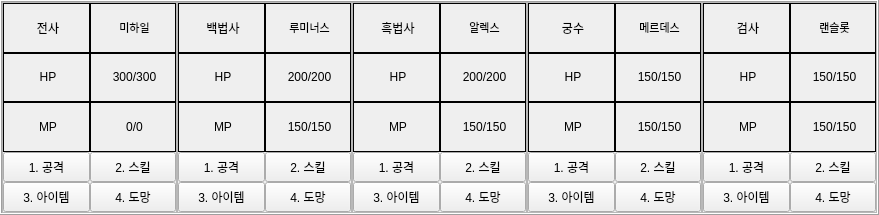
     <widget class="QFrame" name="MainFrame_Bottom">
      <property name="minimumSize">
       <size>
        <width>0</width>
        <height>215</height>
       </size>
      </property>
      <property name="maximumSize">
       <size>
        <width>16777215</width>
        <height>320</height>
       </size>
      </property>
      <property name="frameShape">
       <enum>QFrame::Box</enum>
      </property>
      <property name="frameShadow">
       <enum>QFrame::Raised</enum>
      </property>
      <layout class="QGridLayout" name="gridLayout_23">
       <property name="leftMargin">
        <number>0</number>
       </property>
       <property name="topMargin">
        <number>0</number>
       </property>
       <property name="rightMargin">
        <number>0</number>
       </property>
       <property name="bottomMargin">
        <number>0</number>
       </property>
       <property name="horizontalSpacing">
        <number>0</number>
       </property>
       <property name="verticalSpacing">
        <number>6</number>
       </property>
       <item row="0" column="0">
        <widget class="QFrame" name="Frame_Class1_Status">
         <property name="minimumSize">
          <size>
           <width>175</width>
           <height>148</height>
          </size>
         </property>
         <property name="maximumSize">
          <size>
           <width>16777215</width>
           <height>16777215</height>
          </size>
         </property>
         <property name="frameShape">
          <enum>QFrame::StyledPanel</enum>
         </property>
         <property name="frameShadow">
          <enum>QFrame::Raised</enum>
         </property>
         <layout class="QGridLayout" name="gridLayout_24">
          <property name="leftMargin">
           <number>0</number>
          </property>
          <property name="topMargin">
           <number>0</number>
          </property>
          <property name="rightMargin">
           <number>0</number>
          </property>
          <property name="bottomMargin">
           <number>0</number>
          </property>
          <property name="spacing">
           <number>0</number>
          </property>
          <item row="0" column="0">
           <widget class="QLabel" name="Status1_1_Class">
            <property name="frameShape">
             <enum>QFrame::Box</enum>
            </property>
            <property name="text">
             <string>&lt;html&gt;&lt;head/&gt;&lt;body&gt;&lt;p align=&quot;center&quot;&gt;전사&lt;/p&gt;&lt;/body&gt;&lt;/html&gt;</string>
            </property>
           </widget>
          </item>
          <item row="0" column="1">
           <widget class="QLabel" name="Status1_1_Name">
            <property name="frameShape">
             <enum>QFrame::Box</enum>
            </property>
            <property name="text">
             <string>&lt;html&gt;&lt;head/&gt;&lt;body&gt;&lt;p align=&quot;center&quot;&gt;&lt;span style=&quot; font-size:8pt;&quot;&gt;미하일&lt;/span&gt;&lt;/p&gt;&lt;/body&gt;&lt;/html&gt;</string>
            </property>
           </widget>
          </item>
          <item row="1" column="1">
           <widget class="QLabel" name="Status1_2_HpValue">
            <property name="styleSheet">
             <string notr="true"/>
            </property>
            <property name="frameShape">
             <enum>QFrame::Box</enum>
            </property>
            <property name="text">
             <string>&lt;html&gt;&lt;head/&gt;&lt;body&gt;&lt;p align=&quot;center&quot;&gt;300/300&lt;/p&gt;&lt;/body&gt;&lt;/html&gt;</string>
            </property>
           </widget>
          </item>
          <item row="1" column="0">
           <widget class="QLabel" name="Status1_2_Hp">
            <property name="frameShape">
             <enum>QFrame::Box</enum>
            </property>
            <property name="text">
             <string>&lt;html&gt;&lt;head/&gt;&lt;body&gt;&lt;p align=&quot;center&quot;&gt;HP&lt;/p&gt;&lt;/body&gt;&lt;/html&gt;</string>
            </property>
           </widget>
          </item>
          <item row="2" column="0">
           <widget class="QLabel" name="Status1_3_Mp">
            <property name="frameShape">
             <enum>QFrame::Box</enum>
            </property>
            <property name="text">
             <string>&lt;html&gt;&lt;head/&gt;&lt;body&gt;&lt;p align=&quot;center&quot;&gt;MP&lt;/p&gt;&lt;/body&gt;&lt;/html&gt;</string>
            </property>
           </widget>
          </item>
          <item row="2" column="1">
           <widget class="QLabel" name="Status1_3_MpValue">
            <property name="frameShape">
             <enum>QFrame::Box</enum>
            </property>
            <property name="text">
             <string>&lt;html&gt;&lt;head/&gt;&lt;body&gt;&lt;p align=&quot;center&quot;&gt;0/0&lt;/p&gt;&lt;/body&gt;&lt;/html&gt;</string>
            </property>
           </widget>
          </item>
          <item row="7" column="0">
           <widget class="QPushButton" name="Status1_Action1_Attack">
            <property name="minimumSize">
             <size>
              <width>0</width>
              <height>30</height>
             </size>
            </property>
            <property name="text">
             <string>1. 공격</string>
            </property>
            <property name="checkable">
             <bool>true</bool>
            </property>
           </widget>
          </item>
          <item row="7" column="1">
           <widget class="QPushButton" name="Status1_Action2_Skill">
            <property name="enabled">
             <bool>true</bool>
            </property>
            <property name="minimumSize">
             <size>
              <width>0</width>
              <height>30</height>
             </size>
            </property>
            <property name="text">
             <string>2. 스킬</string>
            </property>
            <property name="checkable">
             <bool>true</bool>
            </property>
            <property name="checked">
             <bool>false</bool>
            </property>
           </widget>
          </item>
          <item row="9" column="0">
           <widget class="QPushButton" name="Status1_Action3_Item">
            <property name="minimumSize">
             <size>
              <width>0</width>
              <height>30</height>
             </size>
            </property>
            <property name="text">
             <string>3. 아이템</string>
            </property>
            <property name="checkable">
             <bool>true</bool>
            </property>
           </widget>
          </item>
          <item row="9" column="1">
           <widget class="QPushButton" name="Status1_Action4_Run">
            <property name="minimumSize">
             <size>
              <width>0</width>
              <height>30</height>
             </size>
            </property>
            <property name="text">
             <string>4. 도망</string>
            </property>
            <property name="checkable">
             <bool>true</bool>
            </property>
           </widget>
          </item>
         </layout>
        </widget>
       </item>
       <item row="0" column="1">
        <widget class="QFrame" name="Frame_Class2_Status">
         <property name="minimumSize">
          <size>
           <width>175</width>
           <height>148</height>
          </size>
         </property>
         <property name="maximumSize">
          <size>
           <width>16777215</width>
           <height>16777215</height>
          </size>
         </property>
         <property name="frameShape">
          <enum>QFrame::StyledPanel</enum>
         </property>
         <property name="frameShadow">
          <enum>QFrame::Raised</enum>
         </property>
         <layout class="QGridLayout" name="gridLayout_25">
          <property name="leftMargin">
           <number>0</number>
          </property>
          <property name="topMargin">
           <number>0</number>
          </property>
          <property name="rightMargin">
           <number>0</number>
          </property>
          <property name="bottomMargin">
           <number>0</number>
          </property>
          <property name="spacing">
           <number>0</number>
          </property>
          <item row="2" column="0">
           <widget class="QLabel" name="Status2_3_Mp">
            <property name="frameShape">
             <enum>QFrame::Box</enum>
            </property>
            <property name="text">
             <string>&lt;html&gt;&lt;head/&gt;&lt;body&gt;&lt;p align=&quot;center&quot;&gt;MP&lt;/p&gt;&lt;/body&gt;&lt;/html&gt;</string>
            </property>
           </widget>
          </item>
          <item row="1" column="1">
           <widget class="QLabel" name="Status2_2_HpValue">
            <property name="frameShape">
             <enum>QFrame::Box</enum>
            </property>
            <property name="text">
             <string>&lt;html&gt;&lt;head/&gt;&lt;body&gt;&lt;p align=&quot;center&quot;&gt;200/200&lt;/p&gt;&lt;/body&gt;&lt;/html&gt;</string>
            </property>
           </widget>
          </item>
          <item row="1" column="0">
           <widget class="QLabel" name="Status2_2_Hp">
            <property name="frameShape">
             <enum>QFrame::Box</enum>
            </property>
            <property name="text">
             <string>&lt;html&gt;&lt;head/&gt;&lt;body&gt;&lt;p align=&quot;center&quot;&gt;HP&lt;/p&gt;&lt;/body&gt;&lt;/html&gt;</string>
            </property>
           </widget>
          </item>
          <item row="9" column="1">
           <widget class="QPushButton" name="Status2_Action4_Run">
            <property name="minimumSize">
             <size>
              <width>0</width>
              <height>30</height>
             </size>
            </property>
            <property name="text">
             <string>4. 도망</string>
            </property>
            <property name="checkable">
             <bool>true</bool>
            </property>
           </widget>
          </item>
          <item row="7" column="1">
           <widget class="QPushButton" name="Status2_Action2_Skill">
            <property name="minimumSize">
             <size>
              <width>0</width>
              <height>30</height>
             </size>
            </property>
            <property name="text">
             <string>2. 스킬</string>
            </property>
            <property name="checkable">
             <bool>true</bool>
            </property>
           </widget>
          </item>
          <item row="2" column="1">
           <widget class="QLabel" name="Status2_3_MpValue">
            <property name="frameShape">
             <enum>QFrame::Box</enum>
            </property>
            <property name="text">
             <string>&lt;html&gt;&lt;head/&gt;&lt;body&gt;&lt;p align=&quot;center&quot;&gt;150/150&lt;/p&gt;&lt;/body&gt;&lt;/html&gt;</string>
            </property>
           </widget>
          </item>
          <item row="9" column="0">
           <widget class="QPushButton" name="Status2_Action3_Item">
            <property name="minimumSize">
             <size>
              <width>0</width>
              <height>30</height>
             </size>
            </property>
            <property name="text">
             <string>3. 아이템</string>
            </property>
            <property name="checkable">
             <bool>true</bool>
            </property>
           </widget>
          </item>
          <item row="7" column="0">
           <widget class="QPushButton" name="Status2_Action1_Attack">
            <property name="minimumSize">
             <size>
              <width>0</width>
              <height>30</height>
             </size>
            </property>
            <property name="text">
             <string>1. 공격</string>
            </property>
            <property name="checkable">
             <bool>true</bool>
            </property>
           </widget>
          </item>
          <item row="0" column="0">
           <widget class="QLabel" name="Status2_1_Class">
            <property name="frameShape">
             <enum>QFrame::Box</enum>
            </property>
            <property name="text">
             <string>&lt;html&gt;&lt;head/&gt;&lt;body&gt;&lt;p align=&quot;center&quot;&gt;백법사&lt;/p&gt;&lt;/body&gt;&lt;/html&gt;</string>
            </property>
           </widget>
          </item>
          <item row="0" column="1">
           <widget class="QLabel" name="Status2_1_Name">
            <property name="frameShape">
             <enum>QFrame::Box</enum>
            </property>
            <property name="text">
             <string>&lt;html&gt;&lt;head/&gt;&lt;body&gt;&lt;p align=&quot;center&quot;&gt;&lt;span style=&quot; font-size:8pt;&quot;&gt;루미너스&lt;/span&gt;&lt;/p&gt;&lt;/body&gt;&lt;/html&gt;</string>
            </property>
           </widget>
          </item>
         </layout>
        </widget>
       </item>
       <item row="0" column="2">
        <widget class="QFrame" name="Frame_Class3_Status">
         <property name="minimumSize">
          <size>
           <width>175</width>
           <height>148</height>
          </size>
         </property>
         <property name="maximumSize">
          <size>
           <width>16777215</width>
           <height>16777215</height>
          </size>
         </property>
         <property name="frameShape">
          <enum>QFrame::StyledPanel</enum>
         </property>
         <property name="frameShadow">
          <enum>QFrame::Raised</enum>
         </property>
         <layout class="QGridLayout" name="gridLayout_26">
          <property name="leftMargin">
           <number>0</number>
          </property>
          <property name="topMargin">
           <number>0</number>
          </property>
          <property name="rightMargin">
           <number>0</number>
          </property>
          <property name="bottomMargin">
           <number>0</number>
          </property>
          <property name="spacing">
           <number>0</number>
          </property>
          <item row="2" column="0">
           <widget class="QLabel" name="Status3_3_Mp">
            <property name="frameShape">
             <enum>QFrame::Box</enum>
            </property>
            <property name="text">
             <string>&lt;html&gt;&lt;head/&gt;&lt;body&gt;&lt;p align=&quot;center&quot;&gt;MP&lt;/p&gt;&lt;/body&gt;&lt;/html&gt;</string>
            </property>
           </widget>
          </item>
          <item row="1" column="1">
           <widget class="QLabel" name="Status3_2_HpValue">
            <property name="frameShape">
             <enum>QFrame::Box</enum>
            </property>
            <property name="text">
             <string>&lt;html&gt;&lt;head/&gt;&lt;body&gt;&lt;p align=&quot;center&quot;&gt;200/200&lt;/p&gt;&lt;/body&gt;&lt;/html&gt;</string>
            </property>
           </widget>
          </item>
          <item row="1" column="0">
           <widget class="QLabel" name="Status3_2_Hp">
            <property name="frameShape">
             <enum>QFrame::Box</enum>
            </property>
            <property name="text">
             <string>&lt;html&gt;&lt;head/&gt;&lt;body&gt;&lt;p align=&quot;center&quot;&gt;HP&lt;/p&gt;&lt;/body&gt;&lt;/html&gt;</string>
            </property>
           </widget>
          </item>
          <item row="9" column="1">
           <widget class="QPushButton" name="Status3_Action4_Run">
            <property name="minimumSize">
             <size>
              <width>0</width>
              <height>30</height>
             </size>
            </property>
            <property name="text">
             <string>4. 도망</string>
            </property>
            <property name="checkable">
             <bool>true</bool>
            </property>
           </widget>
          </item>
          <item row="7" column="1">
           <widget class="QPushButton" name="Status3_Action2_Skill">
            <property name="minimumSize">
             <size>
              <width>0</width>
              <height>30</height>
             </size>
            </property>
            <property name="text">
             <string>2. 스킬</string>
            </property>
            <property name="checkable">
             <bool>true</bool>
            </property>
           </widget>
          </item>
          <item row="2" column="1">
           <widget class="QLabel" name="Status3_3_MpValue">
            <property name="frameShape">
             <enum>QFrame::Box</enum>
            </property>
            <property name="text">
             <string>&lt;html&gt;&lt;head/&gt;&lt;body&gt;&lt;p align=&quot;center&quot;&gt;150/150&lt;/p&gt;&lt;/body&gt;&lt;/html&gt;</string>
            </property>
           </widget>
          </item>
          <item row="9" column="0">
           <widget class="QPushButton" name="Status3_Action3_Item">
            <property name="minimumSize">
             <size>
              <width>0</width>
              <height>30</height>
             </size>
            </property>
            <property name="text">
             <string>3. 아이템</string>
            </property>
            <property name="checkable">
             <bool>true</bool>
            </property>
           </widget>
          </item>
          <item row="7" column="0">
           <widget class="QPushButton" name="Status3_Action1_Attack">
            <property name="minimumSize">
             <size>
              <width>0</width>
              <height>30</height>
             </size>
            </property>
            <property name="text">
             <string>1. 공격</string>
            </property>
            <property name="checkable">
             <bool>true</bool>
            </property>
           </widget>
          </item>
          <item row="0" column="0">
           <widget class="QLabel" name="Status3_1_Class">
            <property name="frameShape">
             <enum>QFrame::Box</enum>
            </property>
            <property name="text">
             <string>&lt;html&gt;&lt;head/&gt;&lt;body&gt;&lt;p align=&quot;center&quot;&gt;흑법사&lt;/p&gt;&lt;/body&gt;&lt;/html&gt;</string>
            </property>
           </widget>
          </item>
          <item row="0" column="1">
           <widget class="QLabel" name="Status3_1_Name">
            <property name="frameShape">
             <enum>QFrame::Box</enum>
            </property>
            <property name="text">
             <string>&lt;html&gt;&lt;head/&gt;&lt;body&gt;&lt;p align=&quot;center&quot;&gt;&lt;span style=&quot; font-size:8pt;&quot;&gt;알렉스&lt;/span&gt;&lt;/p&gt;&lt;/body&gt;&lt;/html&gt;</string>
            </property>
           </widget>
          </item>
         </layout>
        </widget>
       </item>
       <item row="0" column="3">
        <widget class="QFrame" name="Frame_Class4_Status">
         <property name="minimumSize">
          <size>
           <width>175</width>
           <height>148</height>
          </size>
         </property>
         <property name="maximumSize">
          <size>
           <width>16777215</width>
           <height>16777215</height>
          </size>
         </property>
         <property name="frameShape">
          <enum>QFrame::StyledPanel</enum>
         </property>
         <property name="frameShadow">
          <enum>QFrame::Raised</enum>
         </property>
         <layout class="QGridLayout" name="gridLayout_27">
          <property name="leftMargin">
           <number>0</number>
          </property>
          <property name="topMargin">
           <number>0</number>
          </property>
          <property name="rightMargin">
           <number>0</number>
          </property>
          <property name="bottomMargin">
           <number>0</number>
          </property>
          <property name="spacing">
           <number>0</number>
          </property>
          <item row="0" column="0">
           <widget class="QLabel" name="Status4_1_Class">
            <property name="frameShape">
             <enum>QFrame::Box</enum>
            </property>
            <property name="text">
             <string>&lt;html&gt;&lt;head/&gt;&lt;body&gt;&lt;p align=&quot;center&quot;&gt;궁수&lt;/p&gt;&lt;/body&gt;&lt;/html&gt;</string>
            </property>
           </widget>
          </item>
          <item row="0" column="1">
           <widget class="QLabel" name="Status4_1_Name">
            <property name="frameShape">
             <enum>QFrame::Box</enum>
            </property>
            <property name="text">
             <string>&lt;html&gt;&lt;head/&gt;&lt;body&gt;&lt;p align=&quot;center&quot;&gt;&lt;span style=&quot; font-size:8pt;&quot;&gt;메르데스&lt;/span&gt;&lt;/p&gt;&lt;/body&gt;&lt;/html&gt;</string>
            </property>
           </widget>
          </item>
          <item row="1" column="0">
           <widget class="QLabel" name="Status4_2_Hp">
            <property name="frameShape">
             <enum>QFrame::Box</enum>
            </property>
            <property name="text">
             <string>&lt;html&gt;&lt;head/&gt;&lt;body&gt;&lt;p align=&quot;center&quot;&gt;HP&lt;/p&gt;&lt;/body&gt;&lt;/html&gt;</string>
            </property>
           </widget>
          </item>
          <item row="1" column="1">
           <widget class="QLabel" name="Status4_2_HpValue">
            <property name="frameShape">
             <enum>QFrame::Box</enum>
            </property>
            <property name="text">
             <string>&lt;html&gt;&lt;head/&gt;&lt;body&gt;&lt;p align=&quot;center&quot;&gt;150/150&lt;/p&gt;&lt;/body&gt;&lt;/html&gt;</string>
            </property>
           </widget>
          </item>
          <item row="7" column="1">
           <widget class="QPushButton" name="Status4_Action2_Skill">
            <property name="minimumSize">
             <size>
              <width>0</width>
              <height>30</height>
             </size>
            </property>
            <property name="text">
             <string>2. 스킬</string>
            </property>
            <property name="checkable">
             <bool>true</bool>
            </property>
           </widget>
          </item>
          <item row="9" column="0">
           <widget class="QPushButton" name="Status4_Action3_Item">
            <property name="minimumSize">
             <size>
              <width>0</width>
              <height>30</height>
             </size>
            </property>
            <property name="text">
             <string>3. 아이템</string>
            </property>
            <property name="checkable">
             <bool>true</bool>
            </property>
           </widget>
          </item>
          <item row="2" column="1">
           <widget class="QLabel" name="Status4_3_MpValue">
            <property name="frameShape">
             <enum>QFrame::Box</enum>
            </property>
            <property name="text">
             <string>&lt;html&gt;&lt;head/&gt;&lt;body&gt;&lt;p align=&quot;center&quot;&gt;150/150&lt;/p&gt;&lt;/body&gt;&lt;/html&gt;</string>
            </property>
           </widget>
          </item>
          <item row="7" column="0">
           <widget class="QPushButton" name="Status4_Action1_Attack">
            <property name="minimumSize">
             <size>
              <width>0</width>
              <height>30</height>
             </size>
            </property>
            <property name="text">
             <string>1. 공격</string>
            </property>
            <property name="checkable">
             <bool>true</bool>
            </property>
           </widget>
          </item>
          <item row="2" column="0">
           <widget class="QLabel" name="Status4_3_Mp">
            <property name="frameShape">
             <enum>QFrame::Box</enum>
            </property>
            <property name="text">
             <string>&lt;html&gt;&lt;head/&gt;&lt;body&gt;&lt;p align=&quot;center&quot;&gt;MP&lt;/p&gt;&lt;/body&gt;&lt;/html&gt;</string>
            </property>
           </widget>
          </item>
          <item row="9" column="1">
           <widget class="QPushButton" name="Status4_Action4_Run">
            <property name="minimumSize">
             <size>
              <width>0</width>
              <height>30</height>
             </size>
            </property>
            <property name="text">
             <string>4. 도망</string>
            </property>
            <property name="checkable">
             <bool>true</bool>
            </property>
           </widget>
          </item>
         </layout>
        </widget>
       </item>
       <item row="0" column="4">
        <widget class="QFrame" name="Frame_Class5_Status">
         <property name="minimumSize">
          <size>
           <width>175</width>
           <height>148</height>
          </size>
         </property>
         <property name="maximumSize">
          <size>
           <width>16777215</width>
           <height>16777215</height>
          </size>
         </property>
         <property name="frameShape">
          <enum>QFrame::StyledPanel</enum>
         </property>
         <property name="frameShadow">
          <enum>QFrame::Raised</enum>
         </property>
         <layout class="QGridLayout" name="gridLayout_28">
          <property name="leftMargin">
           <number>0</number>
          </property>
          <property name="topMargin">
           <number>0</number>
          </property>
          <property name="rightMargin">
           <number>0</number>
          </property>
          <property name="bottomMargin">
           <number>0</number>
          </property>
          <property name="spacing">
           <number>0</number>
          </property>
          <item row="2" column="0">
           <widget class="QLabel" name="Status5_3_Mp">
            <property name="frameShape">
             <enum>QFrame::Box</enum>
            </property>
            <property name="text">
             <string>&lt;html&gt;&lt;head/&gt;&lt;body&gt;&lt;p align=&quot;center&quot;&gt;MP&lt;/p&gt;&lt;/body&gt;&lt;/html&gt;</string>
            </property>
           </widget>
          </item>
          <item row="1" column="1">
           <widget class="QLabel" name="Status5_2_HpValue">
            <property name="frameShape">
             <enum>QFrame::Box</enum>
            </property>
            <property name="text">
             <string>&lt;html&gt;&lt;head/&gt;&lt;body&gt;&lt;p align=&quot;center&quot;&gt;150/150&lt;/p&gt;&lt;/body&gt;&lt;/html&gt;</string>
            </property>
           </widget>
          </item>
          <item row="1" column="0">
           <widget class="QLabel" name="Status5_2_Hp">
            <property name="frameShape">
             <enum>QFrame::Box</enum>
            </property>
            <property name="text">
             <string>&lt;html&gt;&lt;head/&gt;&lt;body&gt;&lt;p align=&quot;center&quot;&gt;HP&lt;/p&gt;&lt;/body&gt;&lt;/html&gt;</string>
            </property>
           </widget>
          </item>
          <item row="9" column="1">
           <widget class="QPushButton" name="Status5_Action4_Run">
            <property name="minimumSize">
             <size>
              <width>0</width>
              <height>30</height>
             </size>
            </property>
            <property name="text">
             <string>4. 도망</string>
            </property>
            <property name="checkable">
             <bool>true</bool>
            </property>
           </widget>
          </item>
          <item row="7" column="1">
           <widget class="QPushButton" name="Status5_Action2_Skill">
            <property name="minimumSize">
             <size>
              <width>0</width>
              <height>30</height>
             </size>
            </property>
            <property name="text">
             <string>2. 스킬</string>
            </property>
            <property name="checkable">
             <bool>true</bool>
            </property>
           </widget>
          </item>
          <item row="2" column="1">
           <widget class="QLabel" name="Status5_3_MpValue">
            <property name="frameShape">
             <enum>QFrame::Box</enum>
            </property>
            <property name="text">
             <string>&lt;html&gt;&lt;head/&gt;&lt;body&gt;&lt;p align=&quot;center&quot;&gt;150/150&lt;/p&gt;&lt;/body&gt;&lt;/html&gt;</string>
            </property>
           </widget>
          </item>
          <item row="9" column="0">
           <widget class="QPushButton" name="Status5_Action3_Item">
            <property name="minimumSize">
             <size>
              <width>0</width>
              <height>30</height>
             </size>
            </property>
            <property name="text">
             <string>3. 아이템</string>
            </property>
            <property name="checkable">
             <bool>true</bool>
            </property>
           </widget>
          </item>
          <item row="7" column="0">
           <widget class="QPushButton" name="Status5_Action1_Attack">
            <property name="minimumSize">
             <size>
              <width>0</width>
              <height>30</height>
             </size>
            </property>
            <property name="text">
             <string>1. 공격</string>
            </property>
            <property name="checkable">
             <bool>true</bool>
            </property>
           </widget>
          </item>
          <item row="0" column="0">
           <widget class="QLabel" name="Status5_1_Class">
            <property name="frameShape">
             <enum>QFrame::Box</enum>
            </property>
            <property name="text">
             <string>&lt;html&gt;&lt;head/&gt;&lt;body&gt;&lt;p align=&quot;center&quot;&gt;검사&lt;/p&gt;&lt;/body&gt;&lt;/html&gt;</string>
            </property>
           </widget>
          </item>
          <item row="0" column="1">
           <widget class="QLabel" name="Status5_1_Name">
            <property name="frameShape">
             <enum>QFrame::Box</enum>
            </property>
            <property name="text">
             <string>&lt;html&gt;&lt;head/&gt;&lt;body&gt;&lt;p align=&quot;center&quot;&gt;&lt;span style=&quot; font-size:8pt;&quot;&gt;랜슬롯&lt;/span&gt;&lt;/p&gt;&lt;/body&gt;&lt;/html&gt;</string>
            </property>
           </widget>
          </item>
         </layout>
        </widget>
       </item>
      </layout>
     </widget>
